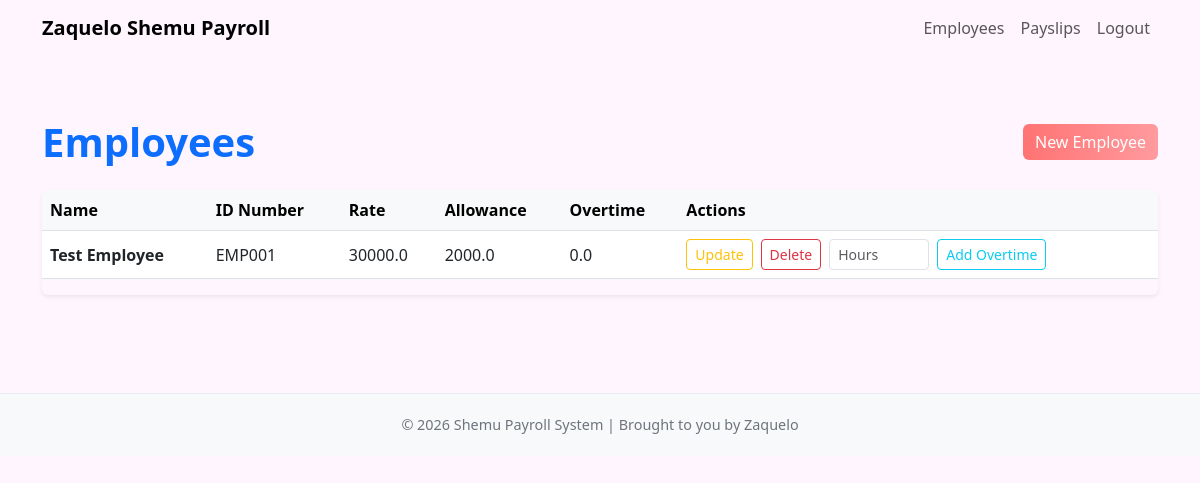
Screenshot of /employees/ (signed in) with the database file from the repository.
### payroll_app/models.py (models this page shows, shortened)
class Employee(models.Model):
    name = models.CharField(max_length=255)
    id_number = models.CharField(max_length=100, unique=True)
    rate = models.FloatField()
    overtime_pay = models.FloatField(null=True, blank=True, default=0)
    allowance = models.FloatField(null=True, blank=True, default=0)

### payroll_app/views.py (the view)
# urls.py: path('employees/', views.employees_list, name='employees_list'),
@login_required
def employees_list(request):
    if not _require_admin(request):
        return HttpResponseForbidden("Only admins can access this page.")
    employees = Employee.objects.all()
    return render(request, 'payroll_app/employees_list.html', {'employees': employees})

### payroll_app/views.py (called while the page is built)
def _is_admin(user):
    return user.is_staff or user.is_superuser

def _require_admin(request):
    return _is_admin(request.user)

### payroll_app/templates/payroll_app/employees_list.html (shortened to what this page needs)
{% extends 'payroll_app/base.html' %}
{% block content %}
<div class="py-5">
    <div class="d-flex justify-content-between align-items-center mb-4">
        <h1 class="fw-bold mb-0 text-primary">Employees</h1>
        <a href="{% url 'create_employee' %}" class="btn btn-gradient">
             New Employee
        </a>
    </div>
    <div class="table-responsive shadow-sm rounded">
        <table class="table table-hover align-middle">
            <thead class="table-light table-header-separator">
                <tr>
                    <th>Name</th>
                    <th>ID Number</th>
                    <th>Rate</th>
                    <th>Allowance</th>
                    <th>Overtime</th>
                    <th style="min-width: 280px;">Actions</th>
                </tr>
            </thead>
            <tbody>
                {% for employee in employees %}
                <tr>
                    <td class="fw-semibold">{{ employee.name }}</td>
                    <td>{{ employee.id_number }}</td>
                    <td>{{ employee.rate }}</td>
                    <td>{{ employee.allowance }}</td>
                    <td>{{ employee.overtime_pay }}</td>
                    <td>
                        <div class="d-flex flex-wrap gap-2">
                            <a href="{% url 'update_employee' pk=employee.pk %}"
                               class="btn btn-outline-warning btn-sm">
                                 Update
                            </a>
                            <a href="{% url 'delete_employee' pk=employee.pk %}"
                               class="btn btn-outline-danger btn-sm">
                                 Delete
                            </a>
                            <form method="post" action="{% url 'add_overtime' pk=employee.pk %}" class="d-flex gap-2">
                                <input
                                    type="number"
                                    name="hours"
                                    class="form-control form-control-sm"
                                    min="0"
                                    step="0.25"
                                    placeholder="Hours"
                                    required
                                    style="max-width: 100px;"
                                >
                                <button type="submit" class="btn btn-outline-info btn-sm">
                                     Add Overtime
                                </button>
                            </form>
                        </div>
                    </td>
                </tr>
                {% empty %}
                <tr>
                    <td colspan="6" class="text-center text-muted py-4">
                        <i class="bi bi-people"></i> No employees found.
                    </td>
                </tr>
                {% endfor %}
            </tbody>
        </table>
    </div>
</div>
{% endblock %}

### payroll_app/templates/payroll_app/base.html (style rules this page uses)
body { background-color: #fef5ff; min-height: 100vh; padding-top: 70px; font-family: 'Segoe UI', Tahoma, Geneva, Verdana, sans-serif; }

### payroll_app/templates/payroll_app/employees_list.html (style rules this page uses)
.btn-gradient { background: linear-gradient(90deg, #ff7373, #ff9a9e); color: #fff; border: none; transition: transform 0.2s ease; }

### rows the page displays
Employee: name "Test Employee", id_number "EMP001", rate "30000.0", allowance "2000.0", overtime_pay "0.0"
